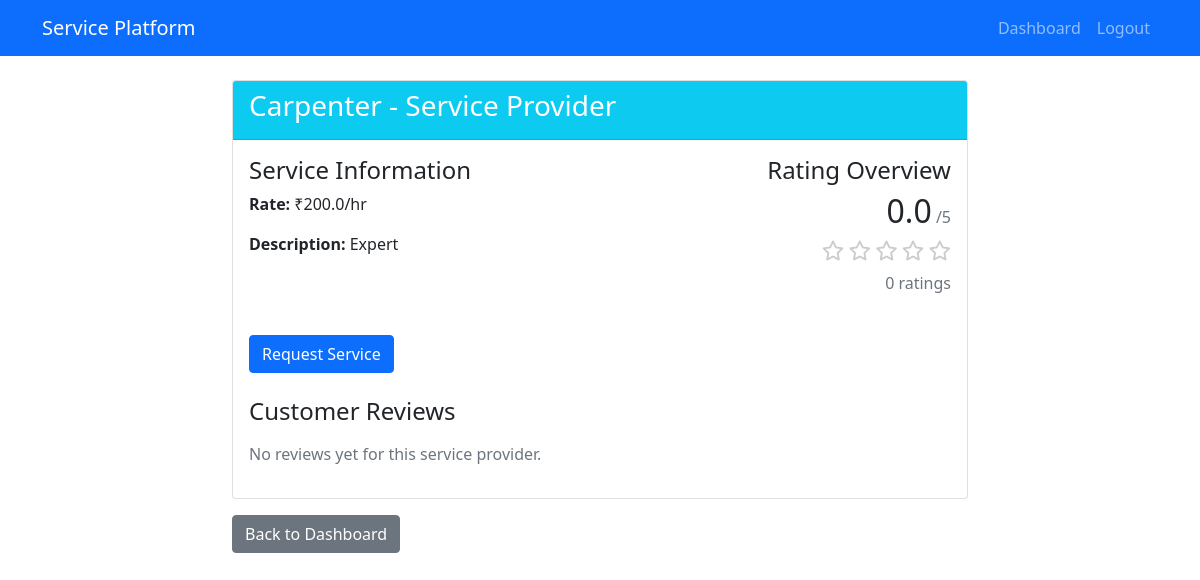
Screenshot of /client/provider_details/1 (signed in) with the database file from the repository.
### app.py (models this page shows)
class ServiceProvider(db.Model):
    id = db.Column(db.Integer, primary_key=True)
    user_id = db.Column(db.Integer, db.ForeignKey('user.id'), nullable=False)
    service_type = db.Column(db.String(50), nullable=False)  # 'electrician', 'plumber', etc.
    rate = db.Column(db.Float, nullable=False)
    description = db.Column(db.Text)
    avg_rating = db.Column(db.Float, default=0)  # Average rating
    total_ratings = db.Column(db.Integer, default=0)

### app.py (the view)
@app.route('/client/provider_details/<int:provider_id>')
def provider_details(provider_id):
    if 'user_id' not in session:
        return redirect(url_for('login'))
    provider = ServiceProvider.query.get_or_404(provider_id)
    ratings = Rating.query.filter_by(provider_id=provider_id).order_by(Rating.created_at.desc()).all()
    return render_template('client/provider_details.html', provider=provider, ratings=ratings)

### templates/client/provider_details.html (shortened to what this page needs)
<!DOCTYPE html>
<html>
<head>
    <link href="https://cdn.jsdelivr.net/npm/bootstrap@5.1.3/dist/css/bootstrap.min.css" rel="stylesheet">
    <link rel="stylesheet" href="https://cdnjs.cloudflare.com/ajax/libs/font-awesome/6.0.0-beta3/css/all.min.css">
</head>
<body>
    <nav class="navbar navbar-expand-lg navbar-dark bg-primary">
        <div class="container">
            <a class="navbar-brand" href="#">Service Platform</a>
            <div class="collapse navbar-collapse">
                <ul class="navbar-nav ms-auto">
                    <li class="nav-item">
                        <a class="nav-link" href="{{ url_for('client_dashboard') }}">Dashboard</a>
                    </li>
                    <li class="nav-item">
                        <a class="nav-link" href="{{ url_for('logout') }}">Logout</a>
                    </li>
                </ul>
            </div>
        </div>
    </nav>
    <div class="container mt-4">
        <div class="row">
            <div class="col-md-8 offset-md-2">
                <div class="card">
                    <div class="card-header bg-info text-white">
                        <h3>{{ provider.service_type.title() }} - Service Provider</h3>
                    </div>
                    <div class="card-body">
                        <div class="row mb-4">
                            <div class="col-md-6">
                                <h4>Service Information</h4>
                                <p><strong>Rate:</strong> ₹{{ provider.rate }}/hr</p>
                                <p><strong>Description:</strong> {{ provider.description }}</p>
                            </div>
                            <div class="col-md-6 text-md-end">
                                <h4>Rating Overview</h4>
                                <div class="d-inline-block">
                                    <h2 class="d-inline">{{ "%.1f"|format(provider.avg_rating) }}</h2> <span class="text-muted">/5</span>
                                </div>
                                <div class="mt-2">
                                    {% set full_stars = provider.avg_rating|int %}
                                    {% set half_star = (provider.avg_rating - full_stars) >= 0.5 %}
                                    {% if half_star %}
                                        <i class="fas fa-star-half-alt star-filled fa-lg"></i>
                                        {% set remaining_stars = 4 - full_stars %}
                                    {% else %}
                                        {% set remaining_stars = 5 - full_stars %}
                                    {% endif %}
                                    {% for i in range(remaining_stars) %}
                                        <i class="far fa-star star-empty fa-lg"></i>
                                    {% endfor %}
                                </div>
                                <p class="mt-2 text-muted">{{ provider.total_ratings }} ratings</p>
                            </div>
                        </div>
                        <a href="{{ url_for('request_service', provider_id=provider.id) }}" class="btn btn-primary mb-4">Request Service</a>
                        <h4>Customer Reviews</h4>
                        <div class="mt-3">
                            {% for rating in ratings %}
                                <div class="rating-box">
                                    <div class="mb-2">
                                        {% for i in range(rating.stars) %}
                                            <i class="fas fa-star star-filled"></i>
                                        {% endfor %}
                                        {% for i in range(5 - rating.stars) %}
                                            <i class="far fa-star star-empty"></i>
                                        {% endfor %}
                                        <span class="text-muted ms-2">{{ rating.created_at.strftime('%Y-%m-%d') }}</span>
                                    </div>
                                    <div class="mb-0">
                                        {% if rating.feedback %}
                                            {{ rating.feedback }}
                                        {% else %}
                                            <em class="text-muted">No written feedback provided</em>
                                        {% endif %}
                                    </div>
                                </div>
                            {% else %}
                                <p class="text-muted">No reviews yet for this service provider.</p>
                            {% endfor %}
                        </div>
                    </div>
                </div>
                <div class="mt-3">
                    <a href="{{ url_for('client_dashboard') }}" class="btn btn-secondary">Back to Dashboard</a>
                </div>
            </div>
        </div>
    </div>
</body>
</html>

### templates/client/provider_details.html (style rules this page uses)
.star-empty { color: #ccc; }

### rows the page displays
ServiceProvider: service_type "Carpenter", rate "200.0", description "Expert", avg_rating "0.0", total_ratings "0"
